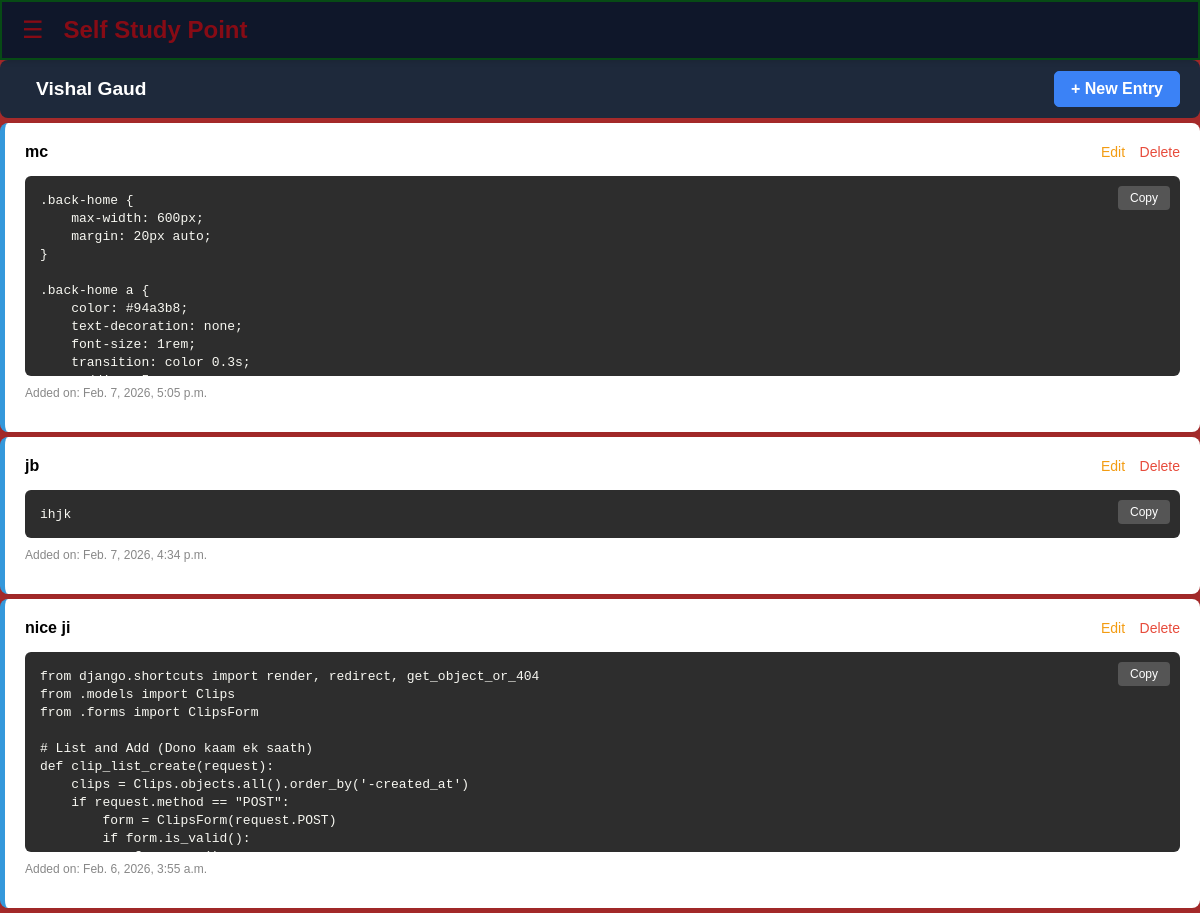
The app's page /clipmanager/clip-show/, older data.
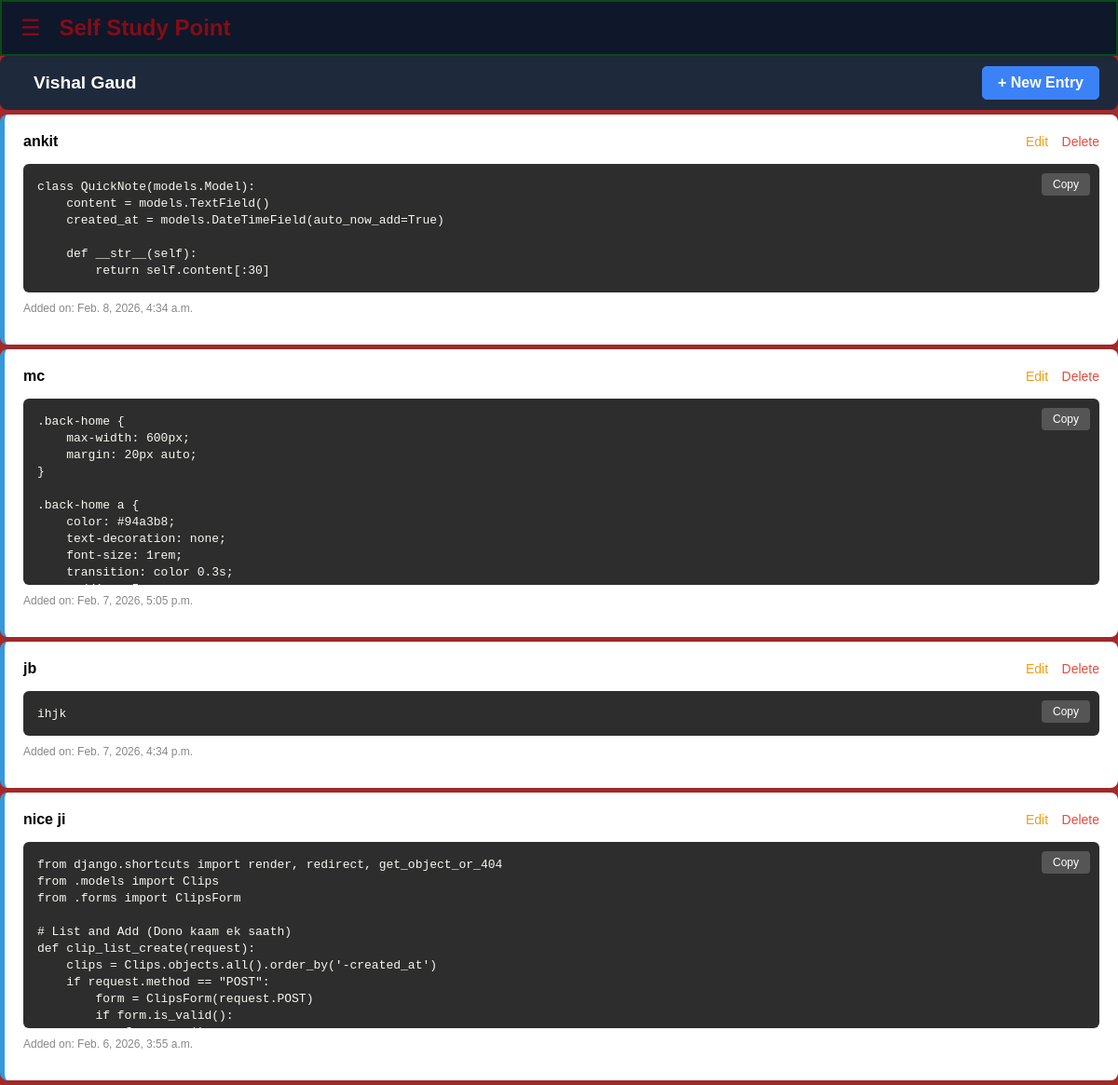
The same page, newer data.
### ClipManager/models.py (models this page shows, shortened)
class Clips(models.Model):
	heading = models.CharField(max_length = 90)
	code_clip = models.TextField()
	created_at = models.DateTimeField(auto_now_add=True)

### ClipManager/views.py (the view)
# urls.py: path('clip-show/', views.clip_show, name='clip_home'),
def clip_show(request):
	clips = Clips.objects.all().order_by('-created_at')
	return render(request, 'ClipManager/html/clip-show.html', {'clips': clips,})

### ClipManager/templates/ClipManager/html/clip-show.html (shortened to what this page needs)
{% extends 'base.html' %}
{% load static %}
{% block style %}
<link rel="stylesheet" href="{% static 'ClipManager/css/clip-show.css' %}" />
{% endblock style %}
{% block content %}
<div class="main-header">
    <a href="{% url 'homepage' %}" class="btn-add">Vishal Gaud</a>
    <a href="{% url 'clip_add' %}" class="btn-add">+ New Entry</a>
</div>
    <div class="list-section">
        {% for clip in clips %}
        <div class="clip-card">
            <div class="clip-header">
                <strong>{{ clip.heading }}</strong>
                <div class="actions">
                    <a href="{% url 'clip_edit' clip.pk %}" class="edit-link">Edit</a>
                    <a href="{% url 'clip_delete' clip.pk %}" class="delete-link" onclick="return confirm('Delete?')">Delete</a>
                </div>
            </div>
            <div class="code-wrapper">
                <button class="copy-btn" onclick="copyCode(this)">Copy</button>
                <pre><code>{{ clip.code_clip }}</code></pre>
            </div>
            <p style="font-size: 12px; color: #888; margin-top: 10px;">
                Added on: {{ clip.created_at }}
            </p>
        </div>
        {% endfor %}
    </div>
{% endblock content %}

Row changes from the older to the newer data that the page shows:
added Clips: heading "ankit", code_clip "class QuickNote(models.Model): content = models.TextField() created_at = models.DateTimeField(auto_now_add=True) def __str__(self): return self.content[:30]", created_at "Feb. 8, 2026, 4:34 a.m."
